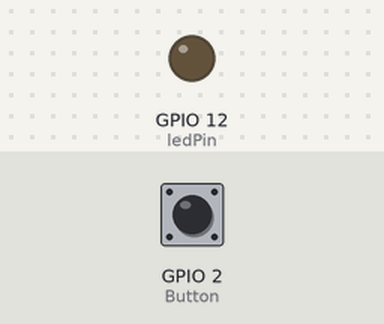
The sketch below on a simulated ESP32. Shown: output pins drawn as LEDs (lit = HIGH). The test bench sets the inputs (shaded band); at power-on: GPIO 2 (Button) LOW.

Above: at 8.55 s.
At 27.4 s:
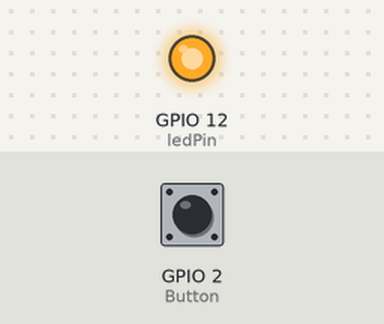
Timing chart, 0 to 40.0 s (numbered marks = the images above):
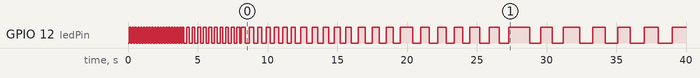

The sketch:

CANSAT_ESP32CAM_PRUEBA7_restart_by_button.ino
```cpp
/*
  restart by button
*/

// ledPin refers to ESP32 GPIO 1
const int ledPin = 12; // No tiene todos los pines. pruebo en puerto IO12
const int Button = 2; // No tiene todos los pines. pruebo en puerto IO2
long tiempo = 0; // tiempo en milisegundos
long rapidez= 0; // rapidez del parpadeo
bool estado = 0; // estado del sistema
bool estadoAnt = 0; // estado anterior del sistema
bool pulsado = 0; // botón pulsado

// the setup function runs once when you press reset or power the board
void setup() {
  // initialize digital pin ledPin as an output.
  pinMode(ledPin, OUTPUT);
  pinMode(Button, INPUT);
}

// the loop function runs over and over again forever
void loop() {
  tiempo = millis();
  rapidez= (100*(1+int(tiempo/4000)))*(rapidez<40000)+rapidez*(rapidez>=40000);

  pulsado = digitalRead(Button);
  estado = (!estadoAnt)*pulsado + estado*(!pulsado);
  if (estado!=estadoAnt) {
    ESP.restart(); // reinicia el dispositivo.
  }

  digitalWrite(ledPin,(tiempo/rapidez)%2);
  estadoAnt=estado;
}
```

Measured:
- by itself, GPIO 12 (ledPin): LOW → HIGH at 0.10 s, → LOW 0.10 s later, → HIGH 0.10 s later, → LOW 0.10 s later, … (115 changes in this stretch)
